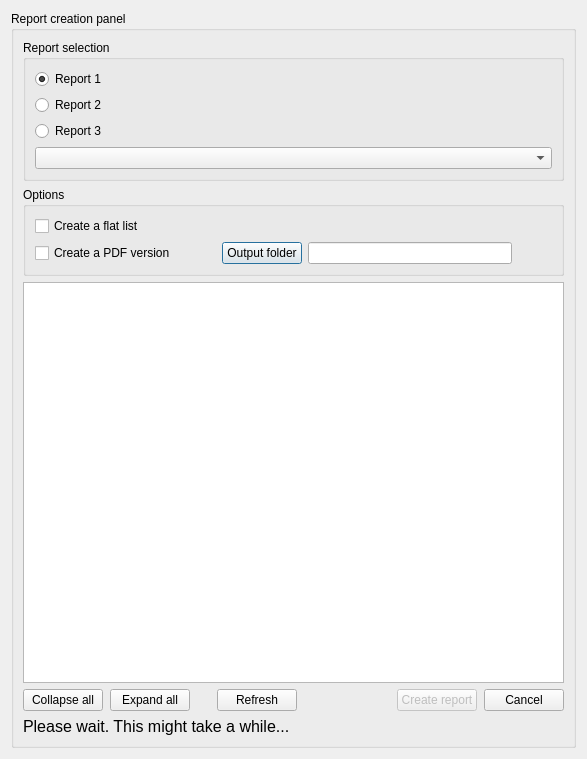
<?xml version="1.0" encoding="UTF-8"?>
<ui version="4.0">
 <class>Reports</class>
 <widget class="QDialog" name="Reports">
  <property name="geometry">
   <rect>
    <x>0</x>
    <y>0</y>
    <width>558</width>
    <height>759</height>
   </rect>
  </property>
  <property name="windowTitle">
   <string>Cable Reports</string>
  </property>
  <layout class="QVBoxLayout" name="verticalLayout">
   <item>
    <widget class="QGroupBox" name="groupBox">
     <property name="sizePolicy">
      <sizepolicy hsizetype="Preferred" vsizetype="Minimum">
       <horstretch>0</horstretch>
       <verstretch>0</verstretch>
      </sizepolicy>
     </property>
     <property name="title">
      <string>Report creation panel</string>
     </property>
     <layout class="QGridLayout" name="gridLayout">
      <item row="0" column="0">
       <widget class="QGroupBox" name="modeBox">
        <property name="sizePolicy">
         <sizepolicy hsizetype="Preferred" vsizetype="Minimum">
          <horstretch>0</horstretch>
          <verstretch>0</verstretch>
         </sizepolicy>
        </property>
        <property name="title">
         <string>Report selection </string>
        </property>
        <layout class="QVBoxLayout" name="verticalLayout_2">
         <item>
          <widget class="QRadioButton" name="report1Radio">
           <property name="text">
            <string>Report 1</string>
           </property>
           <property name="checked">
            <bool>true</bool>
           </property>
           <attribute name="buttonGroup">
            <string notr="true">reportButtonsGroup</string>
           </attribute>
          </widget>
         </item>
         <item>
          <widget class="QRadioButton" name="report2Radio">
           <property name="text">
            <string>Report 2</string>
           </property>
           <attribute name="buttonGroup">
            <string notr="true">reportButtonsGroup</string>
           </attribute>
          </widget>
         </item>
         <item>
          <widget class="QRadioButton" name="report3Radio">
           <property name="text">
            <string>Report 3</string>
           </property>
           <attribute name="buttonGroup">
            <string notr="true">reportButtonsGroup</string>
           </attribute>
          </widget>
         </item>
         <item>
          <widget class="QComboBox" name="reportComboBox"/>
         </item>
        </layout>
       </widget>
      </item>
      <item row="3" column="0">
       <widget class="QTreeView" name="tree"/>
      </item>
      <item row="1" column="0">
       <widget class="QGroupBox" name="optionsBox">
        <property name="enabled">
         <bool>true</bool>
        </property>
        <property name="sizePolicy">
         <sizepolicy hsizetype="Preferred" vsizetype="Minimum">
          <horstretch>0</horstretch>
          <verstretch>0</verstretch>
         </sizepolicy>
        </property>
        <property name="title">
         <string>Options</string>
        </property>
        <layout class="QVBoxLayout" name="verticalLayout_5">
         <item>
          <widget class="QCheckBox" name="checkBoxFlatList">
           <property name="text">
            <string>Create a flat list</string>
           </property>
          </widget>
         </item>
         <item>
          <layout class="QHBoxLayout" name="pdfLayout">
           <item>
            <widget class="QCheckBox" name="checkBoxPdf">
             <property name="text">
              <string>Create a PDF version</string>
             </property>
            </widget>
           </item>
           <item>
            <spacer name="horizontalSpacer">
             <property name="orientation">
              <enum>Qt::Horizontal</enum>
             </property>
             <property name="sizeType">
              <enum>QSizePolicy::Maximum</enum>
             </property>
             <property name="sizeHint" stdset="0">
              <size>
               <width>40</width>
               <height>20</height>
              </size>
             </property>
            </spacer>
           </item>
           <item>
            <widget class="QPushButton" name="pathButton">
             <property name="text">
              <string>Output folder</string>
             </property>
            </widget>
           </item>
           <item>
            <widget class="QLineEdit" name="pathEdit"/>
           </item>
           <item>
            <spacer name="horizontalSpacer_2">
             <property name="orientation">
              <enum>Qt::Horizontal</enum>
             </property>
             <property name="sizeType">
              <enum>QSizePolicy::Preferred</enum>
             </property>
             <property name="sizeHint" stdset="0">
              <size>
               <width>40</width>
               <height>20</height>
              </size>
             </property>
            </spacer>
           </item>
          </layout>
         </item>
        </layout>
       </widget>
      </item>
      <item row="9" column="0">
       <layout class="QHBoxLayout" name="horizontalLayout_3" stretch="0,3">
        <property name="spacing">
         <number>100</number>
        </property>
        <item>
         <layout class="QHBoxLayout" name="horizontalLayout">
          <property name="spacing">
           <number>7</number>
          </property>
          <property name="sizeConstraint">
           <enum>QLayout::SetDefaultConstraint</enum>
          </property>
          <property name="rightMargin">
           <number>0</number>
          </property>
          <item>
           <widget class="QPushButton" name="collapseButton">
            <property name="text">
             <string>Collapse all</string>
            </property>
           </widget>
          </item>
          <item>
           <widget class="QPushButton" name="expandButton">
            <property name="text">
             <string>Expand all</string>
            </property>
           </widget>
          </item>
          <item>
           <spacer name="horizontalSpacer_3">
            <property name="orientation">
             <enum>Qt::Horizontal</enum>
            </property>
            <property name="sizeType">
             <enum>QSizePolicy::Fixed</enum>
            </property>
            <property name="sizeHint" stdset="0">
             <size>
              <width>20</width>
              <height>20</height>
             </size>
            </property>
           </spacer>
          </item>
          <item>
           <widget class="QPushButton" name="refreshButton">
            <property name="text">
             <string>Refresh</string>
            </property>
           </widget>
          </item>
         </layout>
        </item>
        <item>
         <layout class="QHBoxLayout" name="horizontalLayout_2">
          <property name="spacing">
           <number>7</number>
          </property>
          <item>
           <widget class="QPushButton" name="reportButton">
            <property name="enabled">
             <bool>false</bool>
            </property>
            <property name="text">
             <string>Create report</string>
            </property>
            <property name="checkable">
             <bool>false</bool>
            </property>
            <property name="checked">
             <bool>false</bool>
            </property>
            <property name="autoExclusive">
             <bool>false</bool>
            </property>
            <property name="autoDefault">
             <bool>false</bool>
            </property>
            <property name="flat">
             <bool>false</bool>
            </property>
           </widget>
          </item>
          <item>
           <widget class="QPushButton" name="cancelButton">
            <property name="text">
             <string>Cancel</string>
            </property>
            <property name="autoDefault">
             <bool>false</bool>
            </property>
           </widget>
          </item>
         </layout>
        </item>
       </layout>
      </item>
      <item row="10" column="0">
       <widget class="QLabel" name="waitMessage">
        <property name="enabled">
         <bool>true</bool>
        </property>
        <property name="font">
         <font>
          <pointsize>12</pointsize>
         </font>
        </property>
        <property name="text">
         <string>Please wait. This might take a while...</string>
        </property>
       </widget>
      </item>
     </layout>
    </widget>
   </item>
  </layout>
 </widget>
 <resources/>
 <connections/>
 <buttongroups>
  <buttongroup name="reportButtonsGroup"/>
 </buttongroups>
</ui>
